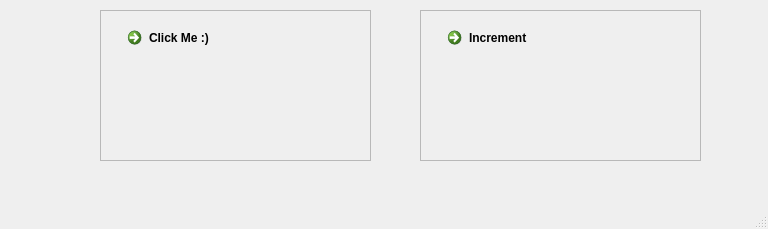
<?xml version="1.0" encoding="UTF-8"?>
<ui version="4.0">
 <class>MainWindow</class>
 <widget class="QMainWindow" name="MainWindow">
  <property name="geometry">
   <rect>
    <x>0</x>
    <y>0</y>
    <width>768</width>
    <height>229</height>
   </rect>
  </property>
  <property name="windowTitle">
   <string>MainWindow</string>
  </property>
  <widget class="QWidget" name="centralwidget">
   <widget class="QFrame" name="frame">
    <property name="geometry">
     <rect>
      <x>100</x>
      <y>10</y>
      <width>271</width>
      <height>151</height>
     </rect>
    </property>
    <property name="frameShape">
     <enum>QFrame::StyledPanel</enum>
    </property>
    <property name="frameShadow">
     <enum>QFrame::Raised</enum>
    </property>
    <widget class="QCommandLinkButton" name="clb_btn1">
     <property name="geometry">
      <rect>
       <x>20</x>
       <y>10</y>
       <width>222</width>
       <height>48</height>
      </rect>
     </property>
     <property name="text">
      <string>Click Me :)</string>
     </property>
    </widget>
   </widget>
   <widget class="QFrame" name="frame_2">
    <property name="geometry">
     <rect>
      <x>420</x>
      <y>10</y>
      <width>281</width>
      <height>151</height>
     </rect>
    </property>
    <property name="frameShape">
     <enum>QFrame::StyledPanel</enum>
    </property>
    <property name="frameShadow">
     <enum>QFrame::Raised</enum>
    </property>
    <widget class="QCommandLinkButton" name="clb_btn2">
     <property name="geometry">
      <rect>
       <x>20</x>
       <y>10</y>
       <width>222</width>
       <height>48</height>
      </rect>
     </property>
     <property name="text">
      <string>Increment</string>
     </property>
    </widget>
    <widget class="QLabel" name="mylbl2">
     <property name="geometry">
      <rect>
       <x>30</x>
       <y>120</y>
       <width>221</width>
       <height>20</height>
      </rect>
     </property>
     <property name="font">
      <font>
       <family>Calibri</family>
       <pointsize>10</pointsize>
       <weight>75</weight>
       <bold>true</bold>
      </font>
     </property>
     <property name="text">
      <string/>
     </property>
    </widget>
   </widget>
  </widget>
  <widget class="QStatusBar" name="statusbar"/>
 </widget>
 <resources/>
 <connections/>
</ui>
